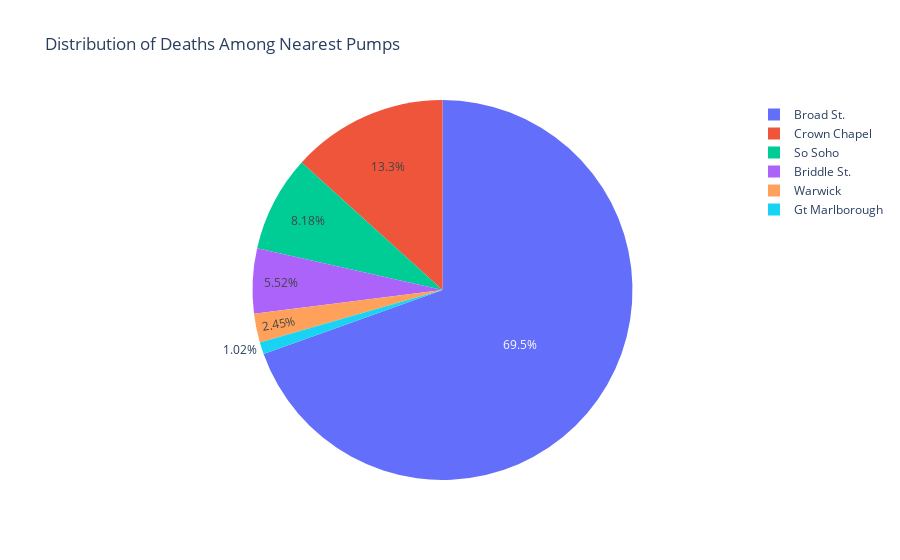

Notebook code for this chart:
### Markdown cell above
The analysis reveals that most deaths were concentrated near certain water pumps, showing how proximity played a critical role in the outbreak.

### Code cell
# Function to find the nearest pump for a given death location
def find_nearest_pump(death_location, pumps):
    min_distance = float('inf')
    nearest_pump = None
    for _, pump in pumps.iterrows():
        pump_location = (pump['latitude'], pump['longitude'])
        distance = geodesic(death_location, pump_location).meters
        if distance < min_distance:
            min_distance = distance
            nearest_pump = pump['pump_name']
    return nearest_pump

# Assign each death to the nearest pump
deaths['nearest_pump'] = deaths.apply(
    lambda row: find_nearest_pump((row['latitude'], row['longitude']), pumps), axis=1
)

# Count deaths per pump
death_counts = deaths['nearest_pump'].value_counts().reset_index()
death_counts.columns = ['Pump', 'Death Count']

# --- Pie Chart ---
fig_pie = px.pie(
    death_counts,
    names='Pump',
    values='Death Count',
    title='Distribution of Deaths Among Nearest Pumps'
)
fig_pie.show()

### Figure 1 — Plotly figure (JSON) as saved in the notebook; plotly's stock layout.template omitted (floating-point values rounded to 4 significant figures)
{"data": [{"domain": {"x": [0, 1], "y": [0, 1]}, "hovertemplate": "Pump=%{label}<br>Death Count=%{value}<extra></extra>", "labels": ["Broad St.", "Crown Chapel", "So Soho", "Briddle St.", "Warwick", "Gt Marlborough"], "legendgroup": "", "name": "", "showlegend": true, "type": "pie", "values": [340, 65, 40, 27, 12, 5]}], "layout": {"legend": {"tracegroupgap": 0}, "title": {"text": "Distribution of Deaths Among Nearest Pumps"}}}
